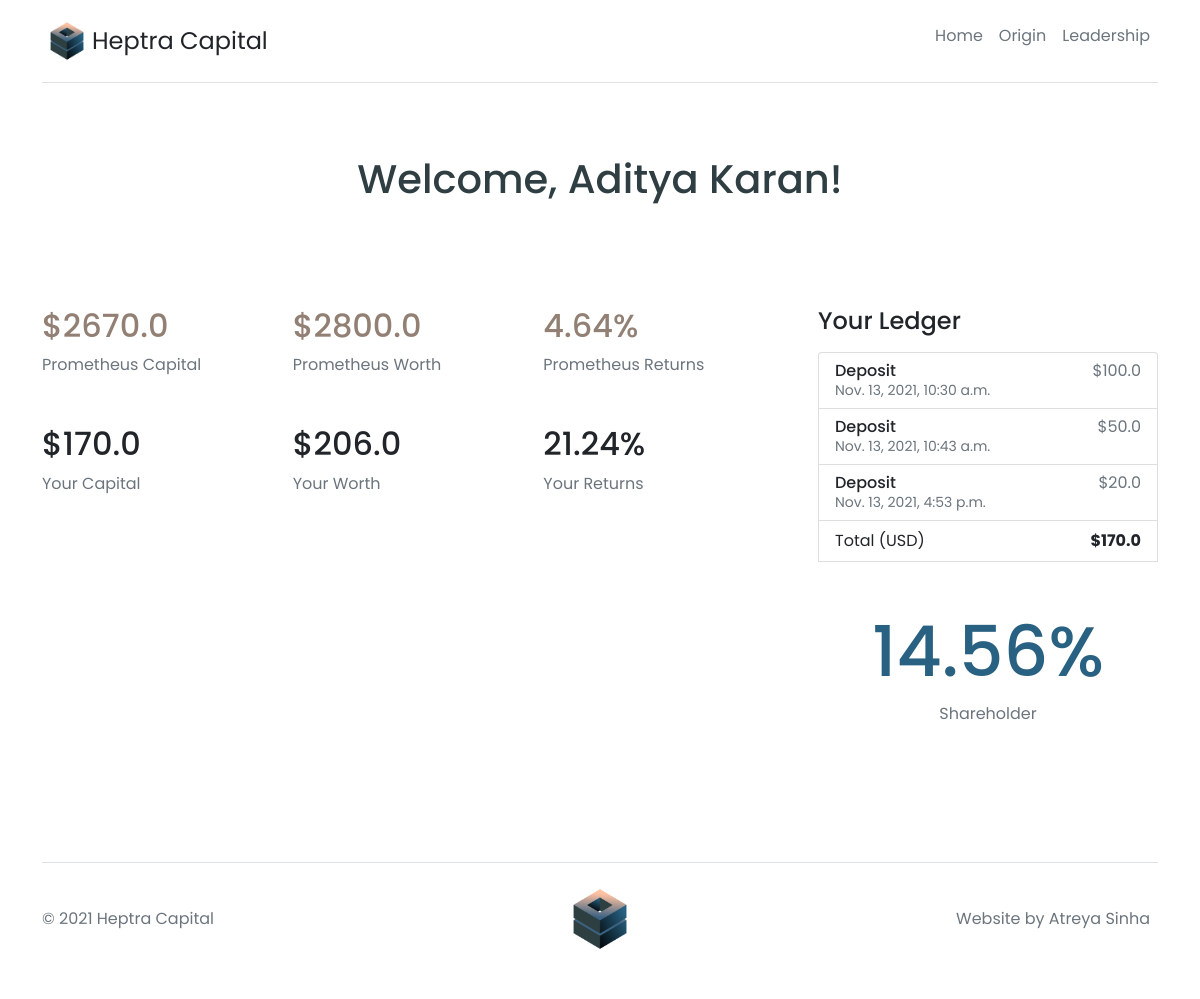
Screenshot of /dashboard/8 with the database file from the repository.
### sscapital/models.py (models this page shows, shortened)
class Investors(models.Model):
    full_name = models.CharField(max_length=50, null=False)
    description = models.CharField(max_length=100, null=False)
    image = models.ImageField(upload_to='PROFILE_IMAGE')

class Ledger(models.Model):
    investor = models.ForeignKey(Investors, on_delete=models.CASCADE)
    money_moved = models.FloatField(default=0.0)
    timestamp = models.DateTimeField(auto_now_add=True)
    transaction = models.CharField(choices=CHOOSE_MONEY_STATUS, max_length=50, default='Deposit')

class Financials(models.Model):
    investor = models.ForeignKey(Investors, on_delete=models.CASCADE)
    capital_invested = models.FloatField(default=0.0)
    market_value = models.FloatField(default=0.0)
    returns = models.FloatField(default=0.0)
    shareholder = models.FloatField(default=0.0)

class Prometheus(models.Model):
    capital = models.FloatField(default=0.0)
    value = models.FloatField(default=0.0)
    returns = models.FloatField(default=0.0)

### sscapital/views.py (the view)
# urls.py: path('dashboard/<int:pk>', views.Dashboard.as_view(), name='dashboard'),
class Dashboard(View):
    def get(self, request, pk):
        investor = Investors.objects.get(id=pk)
        financials = Financials.objects.get(investor=investor.id)
        ledger = Ledger.objects.filter(investor=investor.id)
        prometheus = Prometheus.objects.get(id=1)
        return render(request, 'dashboard.html', {'prometheus': prometheus, 'investor': investor, 'ledger': ledger, 'financials': financials})

### templates/dashboard.html (shortened to what this page needs)
{% extends 'base.html' %} {% load static %} {% block content %}
<h1 class="text-center py-5" style="color: #2F3E42ff;">Welcome, {{investor.full_name}}!</h1>
<section>
    <div class="container">
        <div class="row g-5 py-5">
            <div class="col-md-5 col-lg-4 order-md-last">
                <h4 class="d-flex justify-content-between align-items-center mb-3">
                    <span class="text-dark">Your Ledger</span>
                </h4>
                <ul class="list-group mb-3">
                    {% for l in ledger %}
                    <li class="list-group-item d-flex justify-content-between lh-sm">
                        <div>
                            <h6 class="my-0">{{l.transaction}}</h6>
                            <small class="text-muted">{{l.timestamp}}</small>
                        </div>
                        <span class="text-muted">${{l.money_moved}}</span>
                    </li>
                    {% endfor %}
                    <li class="list-group-item d-flex justify-content-between">
                        <span>Total (USD)</span>
                        <strong>${{financials.capital_invested}}</strong>
                    </li>
                    <div class="container text-center py-5">
                        <h1 style="font-size: 70px; color: #286181ff;">{{financials.shareholder}}%</h1>
                        <span class="text-muted">Shareholder</span>
                    </div>
                </ul>
            </div>
            <div class="col-md-7 col-lg-8">
                <div class="row">
                    <div class="col-lg-4">
                        <h2 style="color: #928075ff;">${{prometheus.capital}}</h2>
                        <span class="text-muted">Prometheus Capital</span>
                    </div>
                    <div class="col-lg-4">
                        <h2 style="color: #928075ff;><i class="fas fa-code-branch" aria-hidden="true"></i>${{prometheus.value}}</h2>
                        <span class="text-muted">Prometheus Worth</span>
                    </div>
                    <div class="col-lg-4">
                        <h2 style="color: #928075ff;><i class="far fa-building" aria-hidden="true"></i>{{prometheus.returns}}%</h2>
                        <span class="text-muted">Prometheus Returns</span>
                    </div>
                </div>
                <div class="row py-5">
                    <div class="col-lg-4">
                        <h2>${{financials.capital_invested}}</h2>
                        <span class="text-muted">Your Capital</span>
                    </div>
                    <div class="col-lg-4">
                        <h2>${{financials.market_value}}</h2>
                        <span class="text-muted">Your Worth</span>
                    </div>
                    <div class="col-lg-4">
                        <h2>{{financials.returns}}%</h2>
                        <span class="text-muted">Your Returns</span>
                    </div>
                </div>
            </div>
        </div>
    </div>
</section>
{% endblock %}

### static/css/style.css (style rules this page uses)
* { margin: 0; padding: 0; box-sizing: border-box; font-family: 'Poppins', sans-serif; }

### rows the page displays
Investors: full_name "Aditya Karan"
Ledger: transaction "Deposit", timestamp "Nov. 13, 2021, 10:30 a.m.", money_moved "100.0"
Ledger: transaction "Deposit", timestamp "Nov. 13, 2021, 10:43 a.m.", money_moved "50.0"
Ledger: transaction "Deposit", timestamp "Nov. 13, 2021, 4:53 p.m.", money_moved "20.0"
Financials: capital_invested "170.0", shareholder "14.56", market_value "206.0", returns "21.24"
Prometheus: capital "2670.0", value "2800.0", returns "4.64"
